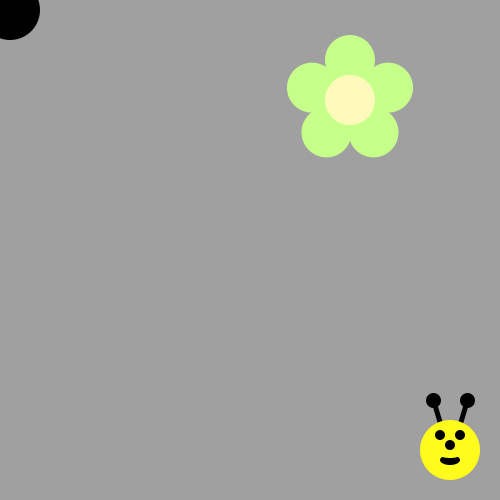
Frame 1 (no input)
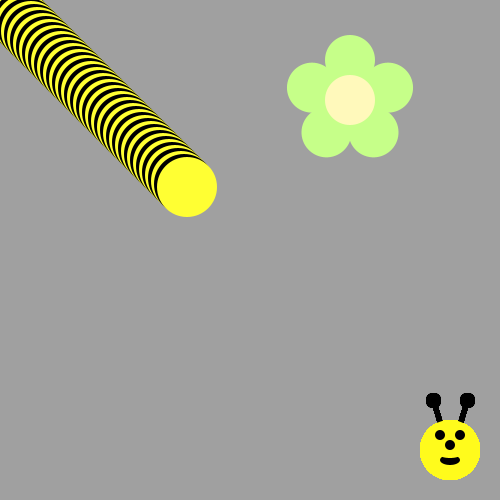
Frame 60 (the mouse pressed at the canvas centre just before this capture)
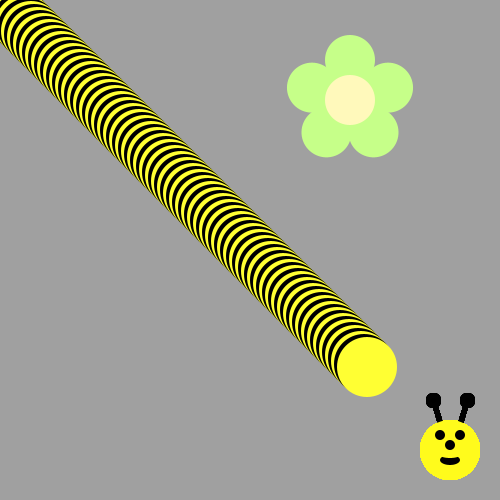
Frame 120 (the mouse held since frame 60 and released just before this capture)

The Processing sketch that drew these frames (run headless with seeded random() and noise(); from frame 60 on, the mouse is pressed at the canvas centre):

// Processing sketch: sketch_170226b
// ── sketch_170226b.pde













int x=10;
int y=10;



void draw() {
  

  if(y%2==0){
    fill(0,0,0);
  ellipse(x,y,60,60);
  x=x+3;
  y=y+3;
  } else if(x%2==1){
    fill(255,255,51);
    ellipse(x,y,60,60);
 x=x+3;
  y=y+3;
  }
  
  if(x>=450){
    x=450;
    y=450;

  }
  drawBeeFace(450,450);
  /*Use A loop to make a body for the Bee!
   Then put his head on using drawBeeFace(x,y)
   Use Modulo to make the colors alternate 
   */

}

void drawFlower(int x, int y) {
  noStroke();
  translate(x, y);
  // draw 5 petals, rotating after each one
  fill(#c6ff89); // green
  for (int i = 0; i < 5; i++) {
    ellipse(0, -40, 50, 50);
    rotate(radians(72));
  }
  fill(#fff9bb); // light yellow
  ellipse(0, 0, 50, 50);
}

void drawBeeFace(int BeeFaceX, int BeeFaceY) {
  noStroke();
  fill(0, 0, 0);
  stroke(1);
  strokeWeight(5);
  line(BeeFaceX-10, BeeFaceY-27, BeeFaceX-17, BeeFaceY-50);
  line(BeeFaceX+10, BeeFaceY-27, BeeFaceX+17, BeeFaceY-50);
  ellipse(BeeFaceX-17, BeeFaceY-50, 10, 10);
  ellipse(BeeFaceX+17, BeeFaceY-50, 10, 10);
  noStroke();
  fill(255, 251, 28);
  ellipse(BeeFaceX, BeeFaceY, 60, 60); // face
  fill(255, 237, 209);
  fill(0, 0, 0);
  ellipse(BeeFaceX-10, BeeFaceY-15, 10, 10); // eyes
  ellipse(BeeFaceX+10, BeeFaceY-15, 10, 10);
  ellipse(BeeFaceX, BeeFaceY-5, 10, 10); // nose
  ellipse(BeeFaceX, BeeFaceY+10, 20, 10);// mouth
  fill(255, 251, 28);
  ellipse(BeeFaceX, BeeFaceY+5, 20, 6);
}
void setup() {  
  ellipseMode(CENTER);
  size(500, 500);
   background(160, 160, 160);
  drawFlower(350, 100);
  
}
